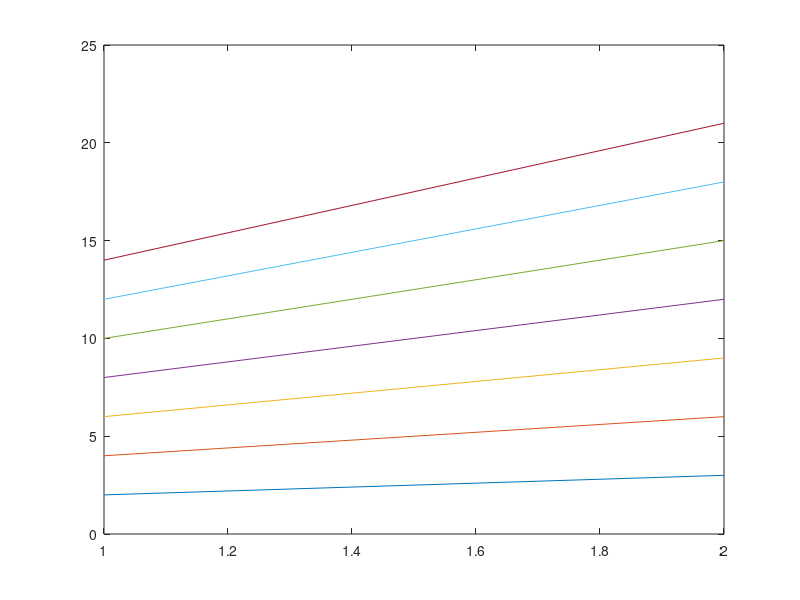

Write the MATLAB code that produced this figure. (Note: this script raises an error after producing the figure.)
%% ugliest botch ever
figure(3768)
a = plot([2 3]);
hold on
b = plot(2*[2 3]);
c = plot(3*[2 3]);
d = plot(4*[2 3]);
e = plot(5*[2 3]);
f = plot(6*[2 3]);
g = plot(7*[2 3]);

colors = [a.Color; b.Color; c.Color; d.Color; e.Color; f.Color; g.Color];
% colors = kron(colors,[1; 1]);

% color = colors(j,:);

%%

ts = t_start + [0:nt]*dt;

err1 = zeros(nt+1,1);
err2 = zeros(nt+1,1);
ybc_norms = zeros(nt+1,1);

% Rs = [2 5 10 20 40 79 80];
% Rs = [2 5 10 20 40]; %79 80];
% Rs = 20 + [1:6];

% Rs = [2 5 10 20 23 24 40];
% Rs = 80;

Rs = [2 5 10 20 22 23 24];
% Rs = [10 20 40 80 81 85];
% Rs = [81 82 83 84 85];
% Rs = [2 5 20 79 80 84];


phi_bc0 = options.rom.phi_bc;

for l = 1:numel(Rs)
    R = Rs(l);

    for k = 1:nt+1
        t = ts(k);
        y_bc0 = get_bc_vector_yBC(t,options);
        phi_bc = phi_bc0(:,1:R);
        BC_DEIM = options.rom.BC_DEIM;
        options.rom.BC_DEIM = 0;
        a_bc1 = get_a_bc(t,options);
        y_bc1 = phi_bc*a_bc1(1:R);
        options.rom.BC_DEIM = 1;
        options.rom.BC_DEIMdim = R;
        [options.rom.bc_deim_inds, options.rom.bc_deim_PTUinv] = getDEIMinds(phi_bc,options.rom.BC_DEIMdim);
        options.rom.ybc_coords = ybc_coords(options.rom.bc_deim_inds,t,options);
        a_bc2 = get_a_bc(t,options);
        y_bc2 = phi_bc*a_bc2;
        options.rom.BC_DEIM = BC_DEIM;

        err1(k) = norm(y_bc0-y_bc1);
        err2(k) = norm(y_bc0-y_bc2);
        ybc_norms(k) = norm(y_bc0);
%         figure(467)
%         plot(y_bc2-y_bc0)
%         hold on
    end

    ybc_norm_avg = sum(ybc_norms)/(nt+1);

    linewidth = 1;
    figure(377111)
    color = colors(l,:);
    semilogy(ts,err1/ybc_norm_avg,'color',color,'linewidth',linewidth,'linestyle','--', 'displayname', "R="+num2str(R))
    hold on
    semilogy(ts,err2/ybc_norm_avg,'color',color,'linewidth',linewidth,'linestyle','-', 'displayname', "R="+num2str(R))


end

% legend('show')
    set(gcf, 'Position', [100, 100, 400, 600])
    grid on
legend('show','NumColumns',3,'Orientation','vertical')